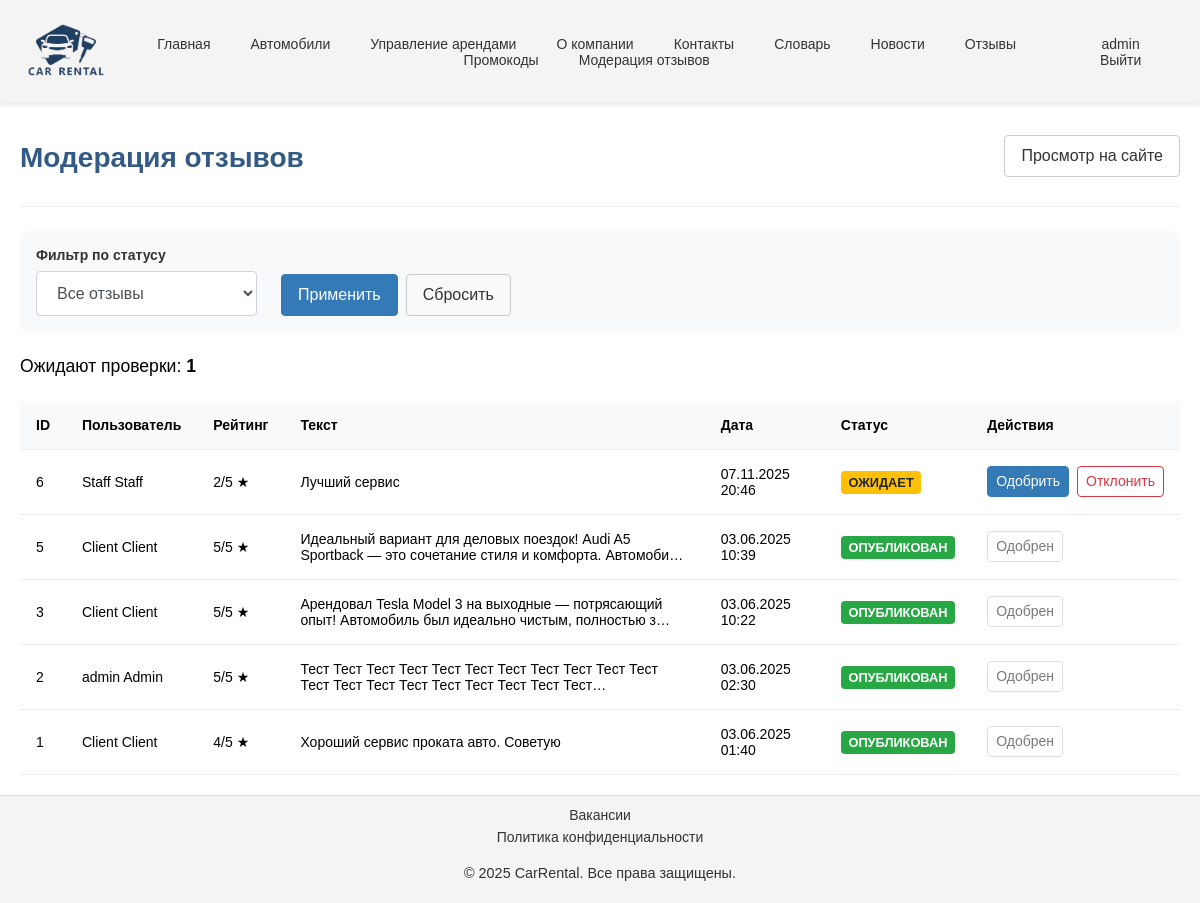
/staff/reviews/ (signed in), run on the app's committed database.
### content/models.py (models this page shows, shortened)
class CompanyInfo(models.Model):
    name = models.CharField(max_length=100, verbose_name='Название компании')
    description = models.TextField(verbose_name='Описание')
    address = models.CharField(max_length=255, verbose_name='Адрес')
    phone = models.CharField(max_length=20, verbose_name='Телефон')
    email = models.EmailField(verbose_name='Email')
    logo = models.ImageField(upload_to='company/', blank=True, null=True, verbose_name='Логотип')
    working_hours = models.CharField(max_length=100, verbose_name='Часы работы')
    video_url = models.URLField(blank=True, null=True, verbose_name='Видео о компании')
    history = models.TextField(blank=True, null=True, verbose_name='История компании')
    requisites = models.TextField(blank=True, null=True, verbose_name='Реквизиты')
    certificate_issue_date = models.DateField(blank=True, null=True, verbose_name='Дата выдачи сертификата')
    certificate_expiry_date = models.DateField(blank=True, null=True, verbose_name='Дата окончания сертификата')
    class Meta:
        verbose_name = 'Информация о компании'
        verbose_name_plural = 'Информация о компании'

class Review(models.Model):
    RATING_CHOICES = (
        (1, '1 - Очень плохо'),
        (2, '2 - Плохо'),
        (3, '3 - Нормально'),
        (4, '4 - Хорошо'),
        (5, '5 - Отлично')
    )
    user = models.ForeignKey(User, on_delete=models.CASCADE, related_name='reviews', verbose_name='Пользователь')
    text = models.TextField(verbose_name='Текст отзыва')
    rating = models.IntegerField(choices=RATING_CHOICES, verbose_name='Оценка')
    created_at = models.DateTimeField(auto_now_add=True, verbose_name='Дата создания')
    approved = models.BooleanField(default=False, verbose_name='Одобрен')
    class Meta:
        verbose_name = 'Отзыв'
        verbose_name_plural = 'Отзывы'
        ordering = ['-created_at']

### users/models.py (models this page shows, shortened)
class User(AbstractUser):
    ROLE_CHOICES = (
        ('staff', 'Сотрудник'),
        ('client', 'Клиент'),
        ('admin', 'Администратор')
    )
    role = models.CharField(
        max_length=10,
        choices=ROLE_CHOICES,
        default='client',
        verbose_name='Роль'
    )
    email = models.EmailField(unique=True, verbose_name='Электронная почта')
    last_name = models.CharField(max_length=100, verbose_name='Фамилия')
    first_name = models.CharField(max_length=100, verbose_name='Имя')
    middle_name = models.CharField(max_length=100, verbose_name='Отчество')
    date_of_birth = models.DateField(null=True, blank=True, verbose_name='Дата рождения')
    phone_regex = RegexValidator(
        regex=r'^\+37529\d{7}',
        message="Номер телефона должен быть в формате: '+37529XXXXXXX'."
    )
    phone = models.CharField(
        validators=[phone_regex],
        max_length=13,
        verbose_name='Телефон'
    )
    address = models.CharField(verbose_name='Адрес проживания')
    created_at = models.DateTimeField(auto_now_add=True, verbose_name='Дата создания')
    updated_at = models.DateTimeField(auto_now=True, verbose_name='Дата обновления')
    class Meta:
        verbose_name = 'Пользователь'
        verbose_name_plural = 'Пользователи'
    def has_role(self, role):
        return self.role == role

### content/views.py (the view)
# urls.py: path('staff/reviews/', views.ReviewManagementView.as_view(), name='review_management'),
@method_decorator(staff_required, name='dispatch')
class ReviewManagementView(ListView):
    model = Review
    template_name = 'content/review_management.html'
    context_object_name = 'reviews'
    def get_queryset(self):
        queryset = Review.objects.all().order_by('-created_at')
        approved_filter = self.request.GET.get('approved')
        if approved_filter == 'true':
            queryset = queryset.filter(approved=True)
        elif approved_filter == 'false':
            queryset = queryset.filter(approved=False)
        return queryset
    def get_context_data(self, **kwargs):
        context = super().get_context_data(**kwargs)
        context['approved_filter'] = self.request.GET.get('approved', '')
        context['pending_count'] = Review.objects.filter(approved=False).count()
        return context

### authentication/context_processors.py (called while the page is built)
def user_role(request):
    context = {}
    if request.user.is_authenticated:
        try:
            context['is_staff_user'] = request.user.has_role('staff')
            context['is_admin_user'] = request.user.has_role('admin')
        except:
            context['is_staff_user'] = False
            context['is_admin_user'] = False
    return context

### content/context_processors.py (called while the page is built)
def company_info(request):
    try:
        info = CompanyInfo.objects.first()
    except CompanyInfo.DoesNotExist:
        info = None
    return {'company_info': info}

### templates/content/review_management.html (shortened to what this page needs)
{% extends 'base.html' %}
{% block content %}
<div class="content-container">
    <div class="page-header">
        <h1>Модерация отзывов</h1>
        <a href="{% url 'review_list' %}" class="btn btn-secondary">Просмотр на сайте</a>
    </div>
    <div class="filter-bar">
        <form method="get" class="filter-form">
            <div class="form-group">
                <label for="approved" class="form-label">Фильтр по статусу</label>
                <select name="approved" id="approved">
                    <option value="" {% if not approved_filter %}selected{% endif %}>Все отзывы</option>
                </select>
            </div>
            <div class="filter-actions">
                <button type="submit" class="btn btn-primary">Применить</button>
                <a href="{% url 'review_management' %}" class="btn btn-secondary">Сбросить</a>
            </div>
        </form>
    </div>
    <div class="stats-bar">
        <p>Ожидают проверки: <strong>{{ pending_count }}</strong></p>
    </div>
    <div class="table-container">
        <table class="table">
            <thead>
                <tr>
                    <th>ID</th>
                    <th>Пользователь</th>
                    <th>Рейтинг</th>
                    <th>Текст</th>
                    <th>Дата</th>
                    <th>Статус</th>
                    <th>Действия</th>
                </tr>
            </thead>
            <tbody>
                {% for review in reviews %}
                    <tr>
                        <td>{{ review.pk }}</td>
                        <td>{{ review.user.get_full_name|default:review.user.username }}</td>
                        <td class="rating-cell">{{ review.rating }}/5 ★</td>
                        <td>{{ review.text|truncatechars:100 }}</td>
                        <td>{{ review.created_at|date:"d.m.Y H:i" }}</td>
                        <td>
                            {% if review.approved %}
                                <span class="status-badge status-active">Опубликован</span>
                            {% else %}
                                <span class="status-badge status-pending">Ожидает</span>
                            {% endif %}
                        </td>
                        <td>
                            <div class="action-buttons">
                                {% if not review.approved %}
                                    <form method="post" action="{% url 'review_approve' review.pk %}">
                                        <button type="submit" class="btn btn-primary btn-sm">Одобрить</button>
                                    </form>
                                    <form method="post" action="{% url 'review_approve' review.pk %}">
                                        <button type="submit" class="btn btn-danger btn-sm" onclick="return confirm('Вы уверены, что хотите отклонить этот отзыв?');">Отклонить</button>
                                    </form>
                                {% else %}
                                    <button class="btn btn-secondary btn-sm" disabled>Одобрен</button>
                                {% endif %}
                            </div>
                        </td>
                    </tr>
                {% empty %}
                    <tr>
                        <td colspan="7" class="no-results">Нет отзывов, соответствующих заданным критериям.</td>
                    </tr>
                {% endfor %}
            </tbody>
        </table>
    </div>
</div>
{% endblock %}

### templates/base.html (shortened to what this page needs)
{% load static %}
<!DOCTYPE html>
<html lang="ru">
<head>
    <link rel="stylesheet" href="{% static 'css/main.css' %}" type="text/css">
</head>
<body>
<header class="nav-header">
    <nav>
        <a href="{% url 'home' %}">
            {% if company_info.logo %}
                <img class="nav-logo" src="{{ company_info.logo.url }}" alt="{{ company_info.name }} Logo" height="100">
            {% else %}
                {{ company_info.name|default:'Автопрокат' }}
            {% endif %}
        </a>
        <ul>
            <li><a href="{% url 'home' %}">Главная</a></li>
            <li><a href="{% url 'vehicle_list' %}">Автомобили</a></li>
            {% if user.is_authenticated and is_staff_user or is_admin_user%}
                <li><a href="{% url 'staff_rental_list' %}">Управление арендами</a></li>
            {% endif %}
            <li><a href="{% url 'about' %}">О компании</a></li>
            <li><a href="{% url 'contacts' %}">Контакты</a></li>
            <li><a href="{% url 'glossary' %}">Словарь</a></li>
            <li><a href="{% url 'news_list' %}">Новости</a></li>
            <li><a href="{% url 'review_list' %}">Отзывы</a></li>
            <li><a href="{% url 'promocode_list' %}">Промокоды</a></li>
            {% if is_staff_user or is_admin_user %}
                <li><a href="{% url 'review_management' %}">Модерация отзывов</a></li>
            {% endif %}
        </ul>
        <ul>
            {% if user.is_authenticated %}
                <li><a href="{% url 'profile' %}">{{ user.username }}</a></li>
                <li><a href="{% url 'logout' %}">Выйти</a></li>
            {% else %}
                <li><a href="{% url 'login' %}">Войти</a></li>
                <li><a href="{% url 'register' %}">Регистрация</a></li>
            {% endif %}
        </ul>
    </nav>
</header>
<main>
    {% block content %}{% endblock %}
</main>
<footer>
    <div>
        <a class="footer_ref" href="{% url 'vacancy_list' %}">Вакансии</a>
        <a class="footer_ref" href="{% url 'privacy_policy' %}">Политика конфиденциальности</a>
        <p>&copy; 2025 {{ company_info.name|default:'Автопрокат' }}. Все права защищены.</p>
    </div>
</footer>
</body>
</html>

### static/css/base/_base.css (style rules this page uses)
html { height: 100%; }
body { display: flex; flex-direction: column; min-height: 100vh; font-family: var(--font-family); font-size: 14px; margin: 0; }
main { flex: 1; display: flex; flex-direction: column; }
.content-container { padding: 20px; }
h1, h2, h3 { font-weight: 600; margin-bottom: 1rem; color: #325a85; }

### static/css/base/_variables.css (style rules this page uses)
:root { --primary-color: #337ab7; --secondary-color: #f4f4f4; --text-color: #333; --background-color: #fff; --font-family: "Montserrat Medium", sans-serif; }

### static/css/layout/_header.css (style rules this page uses)
.nav-header { position: sticky; top: 0; z-index: 1000; background-color: var(--secondary-color); box-shadow: 0 2px 4px rgba(0, 0, 0, 0.1); }
.nav-logo { display: inline-block; transition: transform 0.3s ease-in-out; }

### static/css/layout/_footer.css (style rules this page uses)
footer { background-color: var(--secondary-color); color: var(--text-color); padding: 0.5rem 0; text-align: center; margin-top: auto; border-top: 1px solid #ddd; }
footer div { display: flex; flex-direction: column; align-items: center; justify-content: center; }
footer .footer_ref { color: var(--text-color); text-decoration: none; margin: 0.2rem 1rem; transition: color 0.3s ease; }
footer p { margin-top: 1rem; font-size: 0.9rem; }

### static/css/components/_buttons.css (style rules this page uses)
.btn { display: inline-block; font-weight: 400; text-align: center; vertical-align: middle; cursor: pointer; user-select: none; background-color: transparent; border: 1px solid transparent; padding: 0.5rem 1rem; font-size: 1rem; border-radius: 4px; transition: all 0.2s ease-in-out; text-decoration: none; font-family: inherit; line-height: 1.5; }
.btn:disabled, .btn[disabled] { cursor: not-allowed; opacity: 0.65; }
.btn-primary { color: #fff; background-color: var(--primary-color); border-color: var(--primary-color); }
.btn-secondary { color: #333; background-color: transparent; border-color: #ccc; }
.btn-danger { color: #dc3545; background-color: transparent; border-color: #dc3545; }

### static/css/components/_navbar.css (style rules this page uses)
nav { display: flex; justify-content: space-between; align-items: center; padding: 0 1rem; }
nav ul { display: flex; list-style: none; margin: 0; padding: 0; flex-wrap: wrap; justify-content: center; }
nav ul li { margin: 0 0.25rem; }
nav ul li a { text-decoration: none; color: var(--text-color); padding: 0.5rem 1rem; border-radius: 4px; transition: all 0.3s ease; }

### static/css/components/_forms.css (style rules this page uses)
.form-group { margin-bottom: 1.5rem; }
.form-label { display: block; font-weight: 600; margin-bottom: 0.5rem; color: #333; }
.form-group input[type="text"], .form-group input[type="email"], .form-group input[type="password"], .form-group input[type="number"], .form-group input[type="file"], .form-group input[type="url"], .form-group input[type="date"], .form-group textarea, .form-group select { width: 100%; padding: 0.75rem 1rem; font-size: 1rem; line-height: 1.5; color: #495057; background-color: #fff; background-clip: padding-box; border: 1px solid #ced4da; border-radius: 4px; transition: border-color 0.15s ease-in-out, box-shadow 0.15s ease-in-out; box-sizing: border-box; }

### static/css/components/_tables.css (style rules this page uses)
.table-container { overflow-x: auto; }
.table { width: 100%; border-collapse: collapse; background-color: #fff; box-shadow: 0 2px 5px rgba(0, 0, 0, 0.05); }
.table th, .table td { padding: 1rem; text-align: left; border-bottom: 1px solid #eee; vertical-align: middle; }
.table th { background-color: #f8f9fa; font-weight: 600; }
.status-badge { padding: 0.3em 0.6em; border-radius: 0.25rem; font-weight: 600; font-size: 0.8rem; color: #fff; text-transform: uppercase; }
.status-pending { background-color: #ffc107; color: #212529; }
.status-active { background-color: #28a745; }

### static/css/pages/_review_list.css (style rules this page uses)
.page-header { display: flex; justify-content: space-between; align-items: center; margin-bottom: 2rem; border-bottom: 1px solid #eee; padding-bottom: 1rem; }

### static/css/pages/_review_management.css (style rules this page uses)
.filter-bar { background-color: #f8f9fa; padding: 1rem; border-radius: 8px; margin-bottom: 1.5rem; }
.filter-form { display: flex; align-items: flex-end; gap: 1.5rem; flex-wrap: wrap; }
.filter-form .form-group { margin-bottom: 0; }
.filter-actions { display: flex; gap: 0.5rem; }
.stats-bar { margin-bottom: 1.5rem; font-size: 1.1rem; }
.action-buttons { display: flex; gap: 0.5rem; }
.action-buttons .btn-sm { padding: 0.25rem 0.5rem; font-size: 0.875rem; }

### static/css/pages/_rental_list.css (style rules this page uses)
.page-header { display: flex; justify-content: space-between; align-items: center; margin-bottom: 1.5rem; }

### data on the page
CompanyInfo: logo (picture), name "CarRental"
User: username "admin"
Review: pk "6", user.get_full_name "Staff Staff", rating "2", text "Лучший сервис", created_at "07.11.2025 20:46", approved "ОЖИДАЕТ"
Review: pk "5", user.get_full_name "Client Client", rating "5", text "Идеальный вариант для деловых поездок! Audi A5 Sportback — это сочетание стиля и комфорта. Автомоби…", created_at "03.06.2025 10:39", approved "ОПУБЛИКОВАН"
Review: pk "3", user.get_full_name "Client Client", rating "5", text "Арендовал Tesla Model 3 на выходные — потрясающий опыт! Автомобиль был идеально чистым, полностью з…", created_at "03.06.2025 10:22", approved "ОПУБЛИКОВАН"
Review: pk "2", user.get_full_name "admin Admin", rating "5", text "Тест Тест Тест Тест Тест Тест Тест Тест Тест Тест Тест Тест Тест Тест Тест Тест Тест Тест Тест Тест…", created_at "03.06.2025 02:30", approved "ОПУБЛИКОВАН"
Review: pk "1", user.get_full_name "Client Client", rating "4", text "Хороший сервис проката авто. Советую", created_at "03.06.2025 01:40", approved "ОПУБЛИКОВАН"

### other printed values
{{ pending_count }} "1"
